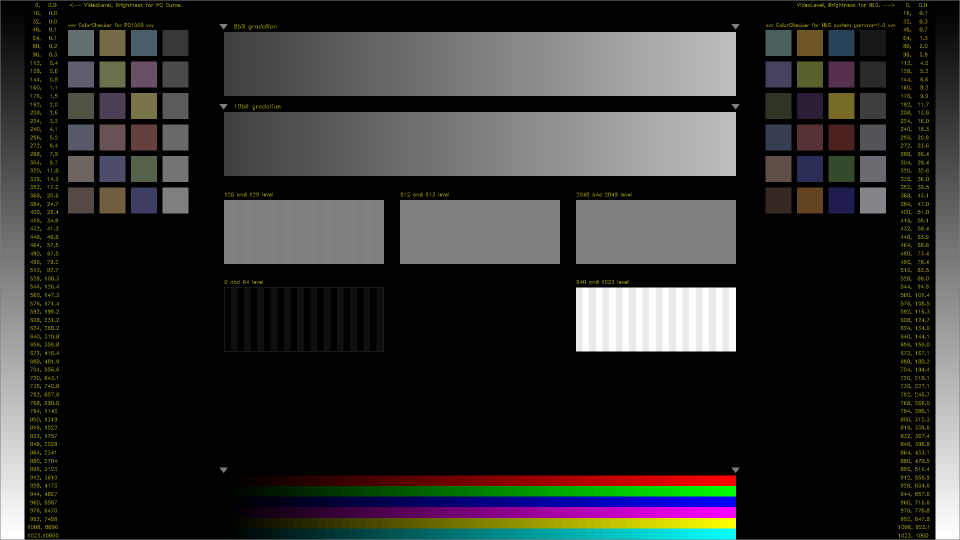
#> input picture Documents/image_processing_with_numpy/jupyter/figures/source.tif, 1920 x 1080 px (shown at 1/2 size)
$ jupyter execute --allow-errors Sample_Coode.ipynb   (shell and % lines are left out)   (older library calls are emulated)
#> lines starting #> are read from the running program, lines starting #| are printed output that depends on the picture
### lib/color_convert.py
#!/usr/bin/env python3
# -*- coding: utf-8 -*-

"""
# 概要
評価用のテストパターン作成ツール集

# 使い方

"""

import sys
import numpy as np
from scipy import linalg
import common
import plot_utility as pu
import matplotlib.pyplot as plt
# from PIL import Image

const_lab_delta = 6.0/29.0
const_lab_xn_d65 = 95.047
const_lab_yn_d65 = 100.0
const_lab_zn_d65 = 108.883

""" src : http://www.easyrgb.com/en/math.php """
const_d50_large_xyz = [96.422, 100.000, 82.521]

const_d65_large_xyz = [95.047, 100.000, 108.883]
const_d60_large_xyz = [95.26460746, 100.0, 100.88251844]

const_sRGB_xy = [[0.64, 0.33],
                 [0.30, 0.60],
                 [0.15, 0.06]]

const_AdobeRGB_xy = [[0.6400, 0.3300],
                     [0.2100, 0.7100],
                     [0.1500, 0.0600]]

const_ntsc_xy = [[0.67, 0.33],
                 [0.21, 0.71],
                 [0.14, 0.08],
                 [0.310, 0.316]]

const_rec601_xy = const_ntsc_xy

const_rec709_xy = const_sRGB_xy

const_dci_p3_xy = [[0.680, 0.320],
                   [0.265, 0.690],
                   [0.150, 0.060]]

const_rec2020_xy = [[0.708, 0.292],
                    [0.170, 0.797],
                    [0.131, 0.046]]

const_sRGB_xyz = [[0.64, 0.33, 0.03],
                  [0.30, 0.60, 0.10],
                  [0.15, 0.06, 0.79]]

const_s_gamut3_cine_xy = [[0.766, 0.275],
                          [0.225, 0.800],
                          [0.089, -0.087]]

const_s_gamut3_xy = [[0.730, 0.280],
                     [0.140, 0.855],
                     [0.100, -0.050]]

const_aces_ap0_xy = [[0.73470, 0.26530],
                     [0.00000, 1.00000],
                     [0.00010, -0.07700]]

const_aces_ap1_xy = [[0.713, 0.293],
                     [0.165, 0.830],
                     [0.128, 0.044]]

const_xyz_to_lms = [[0.8951000, 0.2664000, -0.1614000],
                    [-0.7502000, 1.7135000, 0.0367000],
                    [0.0389000, -0.0685000, 1.0296000]]

const_rgb_to_large_xyz = [[2.7689, 1.7517, 1.1302],
                          [1.0000, 4.5907, 0.0601],
                          [0.0000, 0.0565, 5.5943]]

const_aces_white_xy = [0.32168, 0.33767]

const_d65_xy = [0.31271, 0.32902]
const_d50_xy = [0.34567, 0.35850]
const_dci_white_xy = [0.314, 0.351]

const_rec601_y_coef = [0.2990, 0.5870, 0.1140]
const_rec709_y_coef = [0.2126, 0.7152, 0.0722]

const_srgb_eotf_threshold = 0.04045
const_srgb_oetf_threshold = 0.0031308

rgb2yuv_rec709mtx = [[0.2126, 0.7152, 0.0722],
                     [-0.2126/1.8556, -0.7152/1.8556, 0.9278/1.8556],
                     [0.7874/1.5748, -0.7152/1.5748, -0.0722/1.5748]]
rgb2yuv_rec2020mtx = [[0.2627, 0.6780, 0.0593],
                      [-0.2627/1.8814, -0.6780/1.8814, (1-0.0593)/1.8814],
                      [(1-0.2627)/1.4746, -0.6780/1.4746, -0.0593/1.4746]]


def get_white_point_conv_matrix(src=const_d65_large_xyz,
                                dst=const_d50_large_xyz):
    """
    # brief
    execute bradford transform.
    # reference
    http://w3.kcua.ac.jp/~fujiwara/infosci/colorspace/bradford.html
    """

    src = np.array(src)
    dst = np.array(dst)

    # LMS値を求めよう
    # --------------------------------------
    ma = np.array(const_xyz_to_lms)
    ma_inv = linalg.inv(ma)

    src_LMS = ma.dot(src)
    dst_LMS = ma.dot(dst)

    # M行列を求めよう
    # --------------------------------------
    mtx = [[dst_LMS[0]/src_LMS[0], 0.0, 0.0],
           [0.0, dst_LMS[1]/src_LMS[1], 0.0],
           [0.0, 0.0, dst_LMS[2]/src_LMS[2]]]

    m_mtx = ma_inv.dot(mtx).dot(ma)

    return m_mtx


# [46 lines left out: functions xy_to_xyz_internal, get_rgb_to_xyz_matrix, not called in this run]


def color_cvt(img, mtx):
    """
    # 概要
    img に対して mtx を適用する。
    # 注意事項
    例によって、RGBの並びを考えている。BGRの並びの場合は
    img[:, :, ::-1] してから関数をコールすること。
    """
    try:
        img_max = np.iinfo(img.dtype).max
        img_min = np.iinfo(img.dtype).min
    except ValueError:
        img_max = np.finfo(img.dtype).max
        img_min = np.finfo(img.dtype).min

    r, g, b = np.dsplit(img, 3)
    ro = r * mtx[0][0] + g * mtx[0][1] + b * mtx[0][2]
    go = r * mtx[1][0] + g * mtx[1][1] + b * mtx[1][2]
    bo = r * mtx[2][0] + g * mtx[2][1] + b * mtx[2][2]

    out_img = np.dstack((ro, go, bo))

    out_img[out_img < img_min] = img_min
    out_img[out_img > img_max] = img_max

    return out_img


# [593 lines left out: functions xyY_to_XYZ, srgb_to_linear, linear_to_pq, pq_to_linear, linear_to_hlg, linear_to_srgb and 20 more, not called in this run]


# [36 lines that do not run on import are left out]

### Documents/image_processing_with_numpy/jupyter/Sample_Coode.ipynb
# 色変換のサンプルコード

## 白色点変換

[cell 1]
import matplotlib.pyplot as plt
import color_convert as cc
import numpy as np
import cv2

# 画像ファイル読み込み
# --------------------------
img_file_name = "./figures/source.tif"
before_img = cv2.imread(img_file_name, cv2.IMREAD_ANYDEPTH | cv2.IMREAD_COLOR)
#> before_img is the input picture: shape (1080, 1920, 3) uint16; mean B, G, R 11400, 11751.2, 11835.8
""" OpenCV は RGB ではなく GBR の順序なので配列の入れ替えをする """
before_img = before_img[:, :, ::-1]  # GBR --> RGB 変換

# 変換のために 1.0 に正規化
# --------------------------
img_max_value = np.iinfo(before_img.dtype).max
#> img_max_value = 65535
after_img = before_img / img_max_value

# ガンマ解除してリニア空間に戻す
# --------------------------------
after_img = after_img ** 2.2
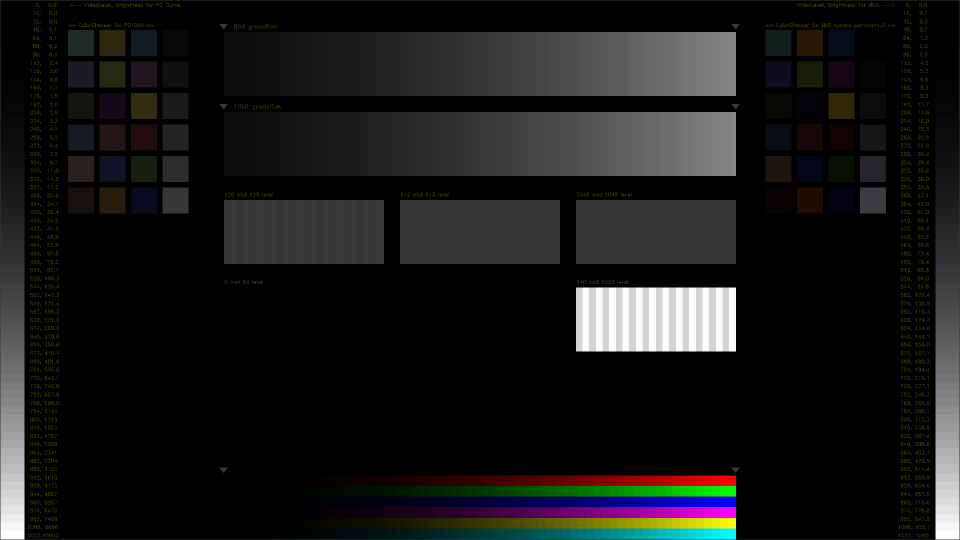
#> after_img: shape (1080, 1920, 3) float64 (shown at 1/2 size); mean R, G, B 0.0962, 0.0955, 0.0933

# D65 --> D50 に変換
# -------------------------
src = cc.const_d65_large_xyz
dst = cc.const_d50_large_xyz
convert_matrix = cc.get_white_point_conv_matrix(src, dst)
after_img = cc.color_cvt(after_img, convert_matrix)
#> in color_cvt, `r, g, b = np.dsplit(img, 3)`:
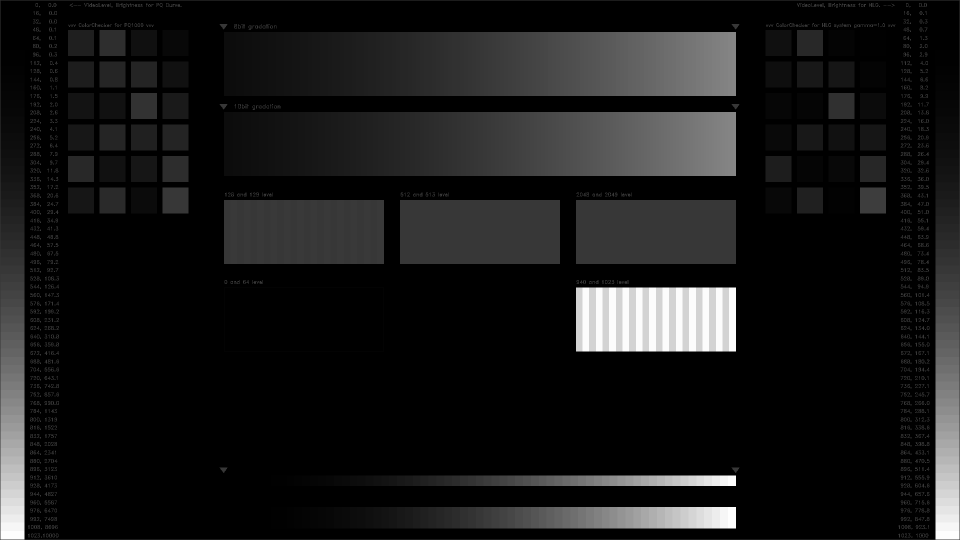
#> r: shape (1080, 1920, 1) float64 (shown at 1/2 size); min 0, max 0.998, mean 0.0962
#> in color_cvt, `r, g, b = np.dsplit(img, 3)`:
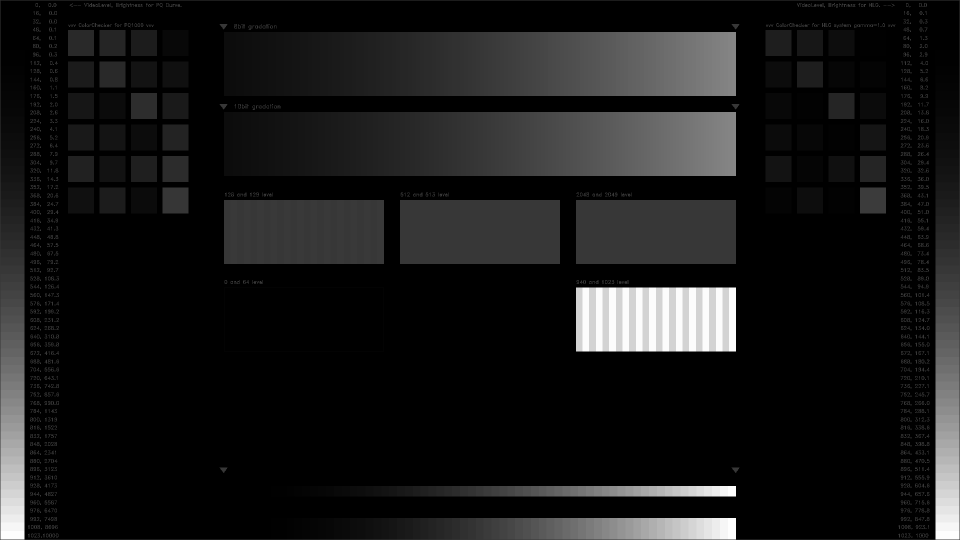
#> g: shape (1080, 1920, 1) float64 (shown at 1/2 size); min 0, max 0.998, mean 0.0955
#> in color_cvt, `r, g, b = np.dsplit(img, 3)`:
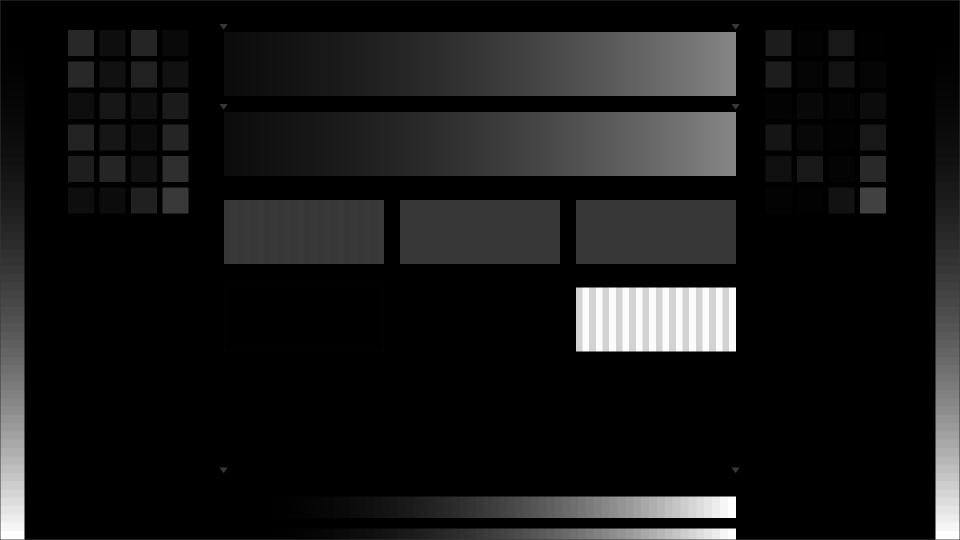
#> b: shape (1080, 1920, 1) float64 (shown at 1/2 size); min 0, max 0.998, mean 0.0933
#> in color_cvt, `out_img = np.dstack((ro, go, bo))`:
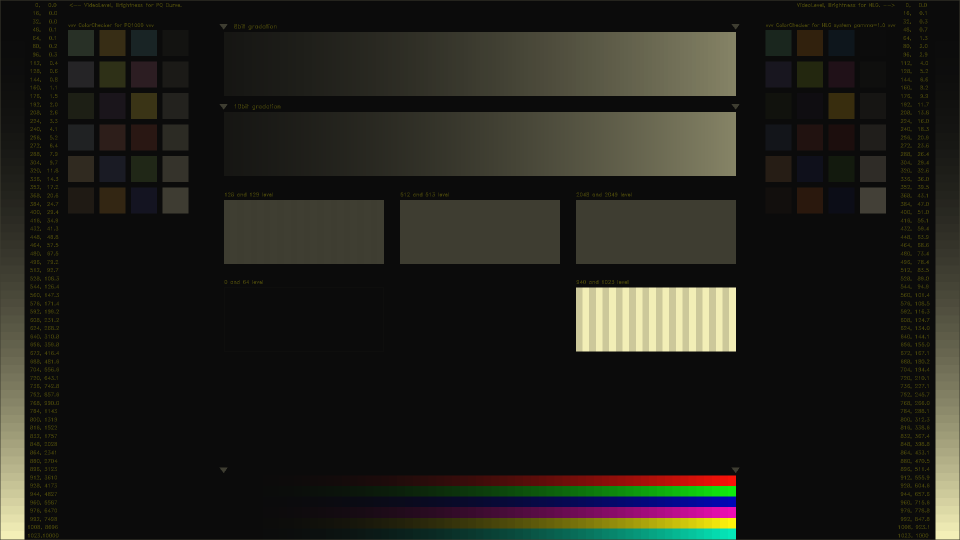
#> out_img: shape (1080, 1920, 3) float64 (shown at 1/2 size); mean R, G, B 0.0984, 0.0959, 0.0707; drawn with min black and max white

# オーバーフロー、アンダーフローの処理
# --------------------------------------
"""
オーバーフロー処理も cc.color_cvt() に含めるべきかと思ったが
汎用性が減少するのでやめた。
"""
ng_idx_overflow = after_img > 1.0
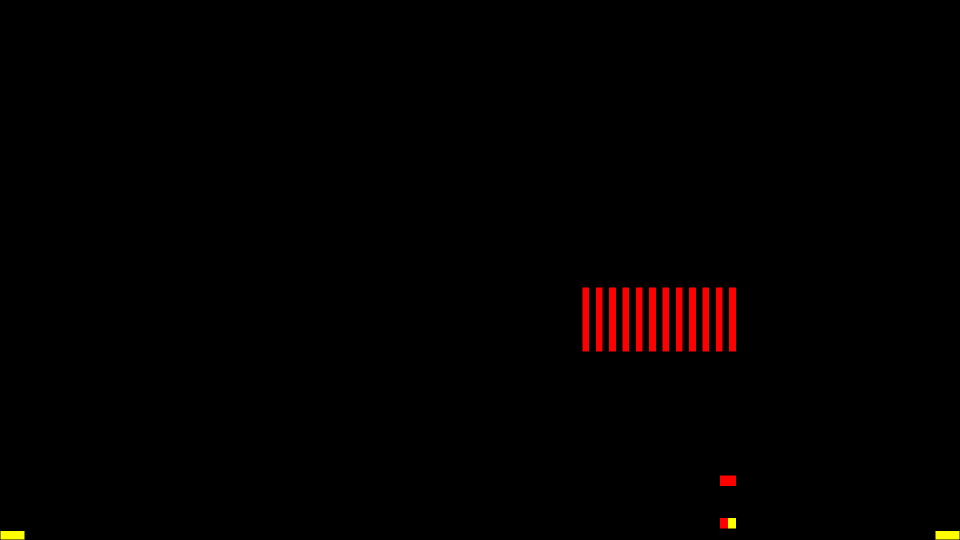
#> ng_idx_overflow: shape (1080, 1920, 3) bool (shown at 1/2 size); mean R, G, B 0.0113, 0.000949, 0
ng_idx_underflow = after_img < 0.0
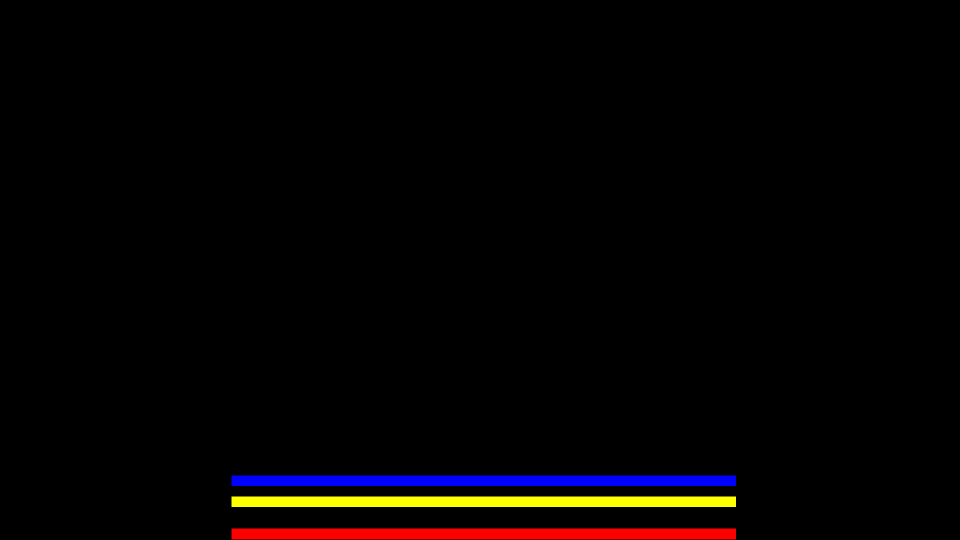
#> ng_idx_underflow: shape (1080, 1920, 3) bool (shown at 1/2 size); mean R, G, B 0.0209, 0.0102, 0.0102
after_img[ng_idx_overflow] = 1.0
after_img[ng_idx_underflow] = 0.0

# ガンマをかけ直す
# ---------------------------------
after_img = after_img ** (1 / 2.2)
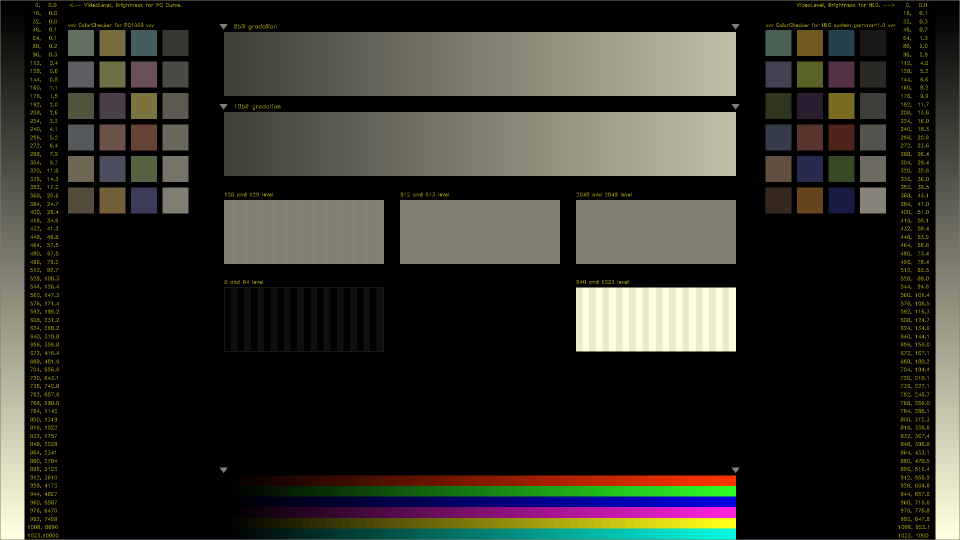
#> after_img: shape (1080, 1920, 3) float64 (shown at 1/2 size); mean R, G, B 0.183, 0.181, 0.155

# 1.0 に正規化していたのを元に戻す
# ---------------------------------
after_img = np.round(after_img * img_max_value)
after_img = after_img.astype(before_img.dtype)  # 型をfloat型からint型へ

# 比較表示
# ---------------------------------
fig = plt.figure(figsize=(16, 18))
ax1 = fig.add_subplot(211)
ax2 = fig.add_subplot(212)
ax1.set_axis_off()
ax2.set_axis_off()
ax1.imshow(before_img / img_max_value)  # 整数型だと表示が乱れたので浮動小数点型にした
ax2.imshow(after_img / img_max_value)
plt.show()
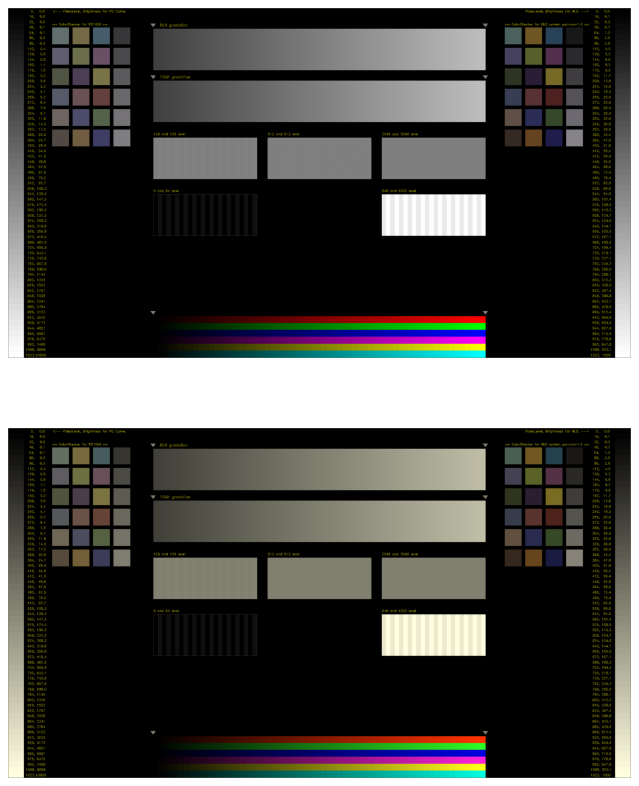
#> figure drawn by matplotlib, 2 panels

## 色域変換

[cell 2]
import matplotlib.pyplot as plt
import color_convert as cc
from scipy import linalg
import numpy as np
import cv2
import imp

#> (the rest of this cell did not finish here and is left out)
